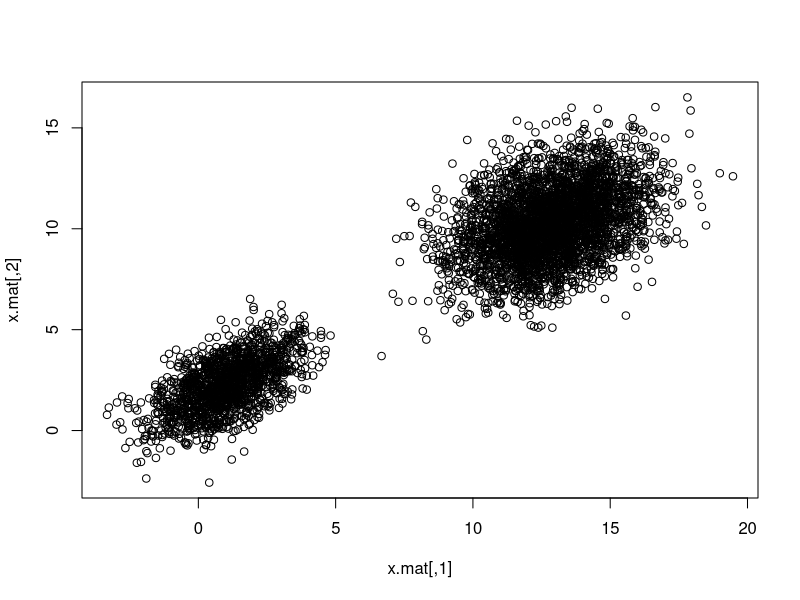
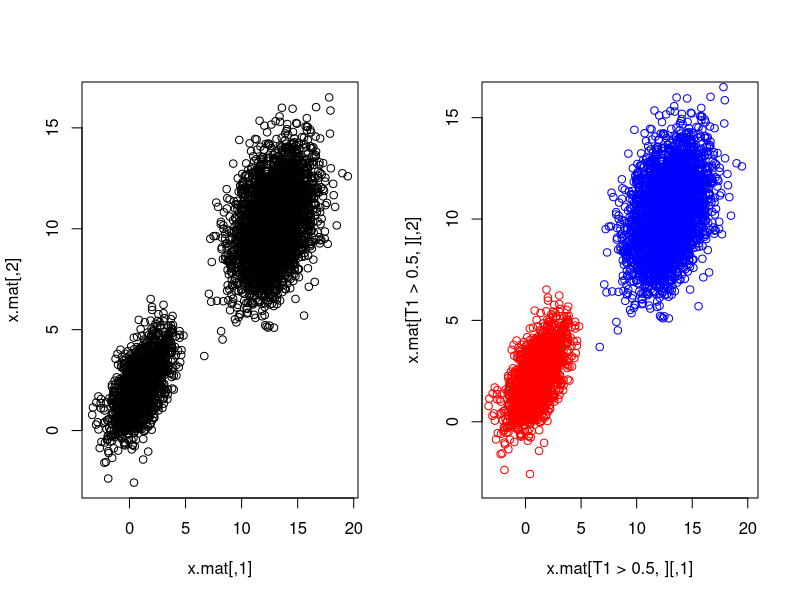

Here is the R script that generated these plots, in order:
rm(list=ls())
library(MASS)
library(mvtnorm)
set.seed(1)
n = 5000
x1.mat = mvrnorm(n, mu = c(1,2.25),Sigma = matrix(c(1.75,1,1,1.75),2,2) )
x2.mat = mvrnorm(n, mu = c(12.9,10.3),Sigma = matrix(c(3.2,1.25,1.25,3.2),2,2))
I=rbinom(n,size=1,prob = 0.3)
x.mat = I*x1.mat + (1-I)*x2.mat
plot(x.mat)


t = 0.4
u1 = c(0,0)
u2 = c(1,1)
Sigma1 = matrix(c(1,0.8,0.8,1),2,2)
Sigma2 = matrix(c(1.5,0.3,0.3,1.5),2,2)
#############################################



for(i in 1:100){
  d1=dmvnorm(x.mat,mean = u1,sigma = Sigma1)
  d2=dmvnorm(x.mat,mean = u2,sigma = Sigma2)
  #E-step
  T1=(t*d1)/(t*d1+(1-t)*d2)
  T2=(1-t)*d2/(t*d1+(1-t)*d2)
  
  #M-step
  nu1 = colSums(T1*x.mat)/sum(T1)
  nu2 = colSums(T2*x.mat)/sum(T2)
  s1 = scale(x.mat,center = nu1,scale = FALSE)
  s2 = scale(x.mat,center = nu2,scale = FALSE)
  nSigma1=(t(s1)%*%diag(T1)%*%(s1))/sum(T1)
  nSigma2=(t(s2)%*%diag(T2)%*%(s2))/sum(T2)
  nt = sum(T1)/n

  if(sum(abs(u1-nu1))+sum(abs(u2-nu2))+sum(abs(Sigma1-nSigma1))+sum(abs(Sigma2-nSigma2))<1e-10) break
  print(c(i,sum(abs(u1-nu1))+sum(abs(u2-nu2))+sum(abs(Sigma1-nSigma1))+sum(abs(Sigma2-nSigma2))))
  cat('accracy',sum(diag(table(T1>0.5,I)))/sum(table(T1>0.5,I)),'\n')
  t = nt ; u1 = nu1 ; u2 = nu2 ; Sigma1 = nSigma1 ; Sigma2 = nSigma2
}
u1; u2
Sigma1; Sigma2


par(mfrow=c(1,2))
plot(x.mat)
plot(x.mat[T1>0.5,],ylim = c(-3,16),xlim=c(-3,20),col="red")
points(x.mat[T1<=0.5,],col="blue")
